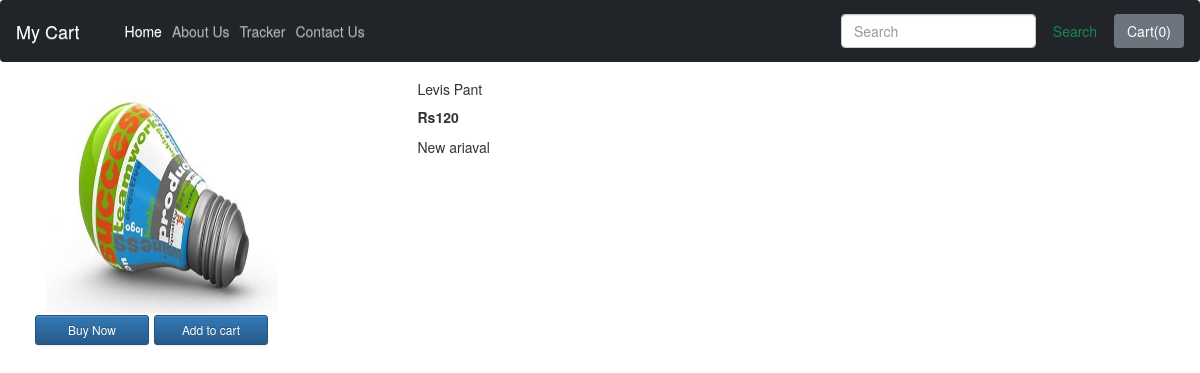
The app's page /shop/products/15 with its own data.
### shop/models.py (models this page shows)
class Product(models.Model):
    product_id = models.AutoField
    product_name = models.CharField(max_length=50)
    category = models.CharField(max_length=50, default='')
    subcategory = models.CharField(max_length=50, default='')
    price = models.IntegerField(default=0)
    desc = models.CharField(max_length=300)
    pub_date = models.DateField()
    image = models.ImageField(upload_to='shop/images', default='')
    def __str__(self):
        return self.product_name

### shop/views.py (the view)
# urls.py: path("products/<int:id>", views.productView, name="ProductView"),
def productView(request, id):
    product = Product.objects.filter(id=id)
    print(product)
    return render(request, 'shop/prodView.html', {'product': product[0]})

### shop/templates/shop/prodView.html (shortened to what this page needs)
{% extends 'shop/basic.html' %}
{% block body %}
<div class="container">
    <div class="row">
        <div class="col-xs-4 col-sm-4 col-md-4">
                <img src="/media/{{product.image}}" width="233px" height="233px"/>
            <div class="row" style="display: center;">
                <button type="button" class="btn btn-primary btn-sm mx-2" style="width: 30%;">Buy Now</button>
                <button type="button" class="btn btn-primary btn-sm" style="width: 30%;">Add to cart</button>
            </div>
        </div>
        <div class="col-xs-8 col-sm-8 col-md-8">
            <div class="row">
                <h5>{{product.product_name}}</h5>
                <p><b>Rs{{product.price}}</b>  </p>
                <p>{{product.desc}}</p>
            </div>
        </div>
    </div>
</div>
{%endblock body %}

### records on screen
Product: image (picture), product_name "Levis Pant", price "120", desc "New ariaval"
